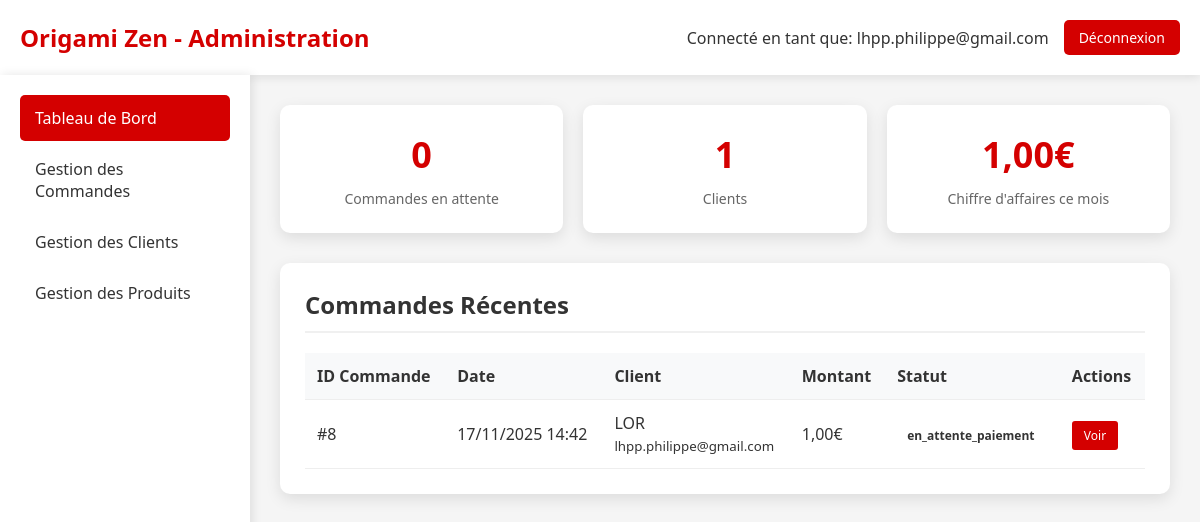
The page /admin_dashboard.php (signed in) on the database as committed earlier.
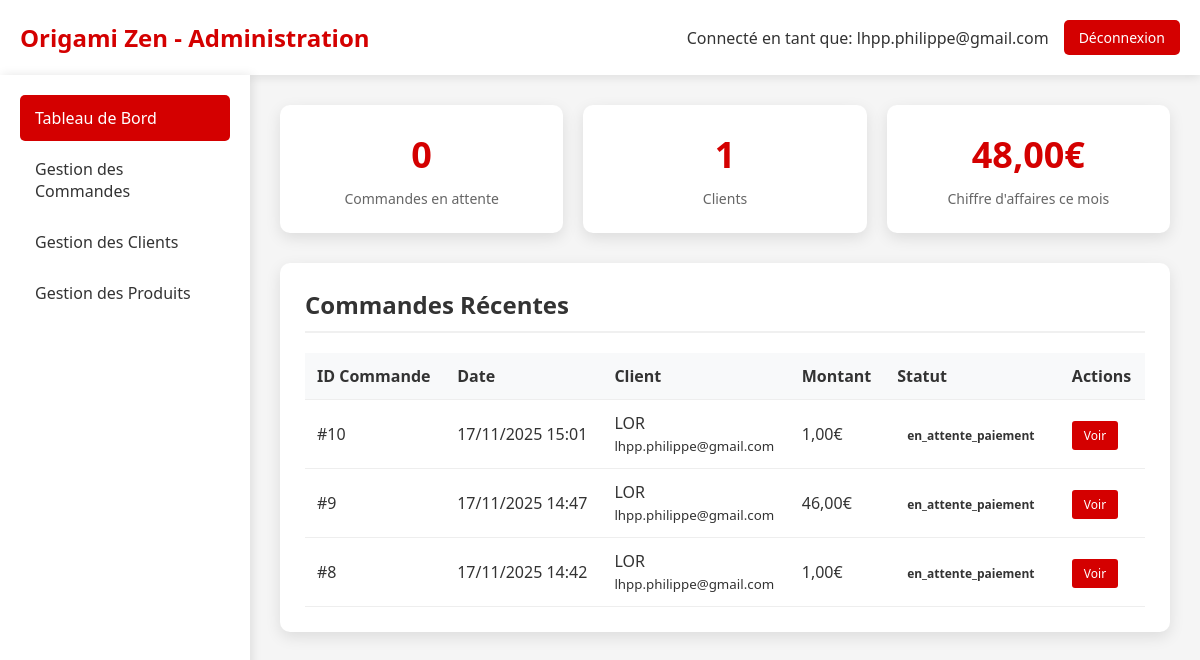
The same page on the database as committed later.
### tables this page shows
CREATE TABLE IF NOT EXISTS `commande` (
  `idCommande` bigint NOT NULL AUTO_INCREMENT,
  `idClient` bigint NOT NULL,
  `idAdresseLivraison` bigint NOT NULL,
  `idAdresseFacturation` bigint DEFAULT NULL,
  `dateCommande` datetime NOT NULL,
  `modeReglement` varchar(20) NOT NULL DEFAULT 'CB',
  `delaiLivraison` date NOT NULL,
  `fraisDePort` double NOT NULL,
  `montantTotal` double NOT NULL,
  `statut` varchar(20) NOT NULL DEFAULT 'en_attente',
  `statut_paiement` enum('en_attente','payee','echec','annulee','rembourse') DEFAULT 'en_attente',
  `idPaiement` int DEFAULT NULL,
  PRIMARY KEY (`idCommande`),
  KEY `Commande_idClient_FK` (`idClient`),
  KEY `Commande_idAdresseLivraison_FK` (`idAdresseLivraison`),
  KEY `idAdresseFacturation` (`idAdresseFacturation`)
);

CREATE TABLE IF NOT EXISTS `client` (
  `idClient` bigint NOT NULL AUTO_INCREMENT,
  `email` varchar(50) NOT NULL,
  `motDePasse` varchar(255) DEFAULT NULL,
  `nom` varchar(50) DEFAULT NULL,
  `prenom` varchar(50) DEFAULT NULL,
  `telephone` varchar(20) DEFAULT NULL,
  `email_confirme` tinyint(1) DEFAULT '0',
  `token_confirmation` varchar(64) DEFAULT NULL,
  `token_expires` datetime DEFAULT NULL,
  `type` enum('temporaire','permanent') DEFAULT 'temporaire',
  `date_creation` datetime DEFAULT CURRENT_TIMESTAMP,
  `session_id` varchar(128) DEFAULT NULL,
  PRIMARY KEY (`idClient`),
  KEY `idx_client_type` (`type`),
  KEY `idx_client_session` (`session_id`),
  KEY `idx_client_date` (`date_creation`)
);

### admin_dashboard.php (the view, shortened to what this page needs)
<?php
$host = 'localhost';
$dbname = 'origami';
$username = 'root';
$password = '';
try {
    $pdo = new PDO("mysql:host=$host;dbname=$dbname;charset=utf8", $username, $password);
    $pdo->setAttribute(PDO::ATTR_ERRMODE, PDO::ERRMODE_EXCEPTION);
    $stmt = $pdo->query("SELECT COUNT(*) FROM Commande WHERE statut = 'en_attente'");
    $commandesEnAttente = $stmt->fetchColumn();
    $stmt = $pdo->query("SELECT COUNT(*) FROM Client WHERE type = 'permanent' OR (type IS NULL AND email NOT LIKE 'temp_%@origamizen.fr')");
    $clientsPermanents = $stmt->fetchColumn();
    $stmt = $pdo->query("SELECT SUM(montantTotal) FROM Commande WHERE MONTH(dateCommande) = MONTH(CURRENT_DATE()) AND YEAR(dateCommande) = YEAR(CURRENT_DATE())");
    $chiffreAffaires = $stmt->fetchColumn() ?? 0;
    $stmt = $pdo->query("
        SELECT c.idCommande, c.dateCommande, c.montantTotal, c.statut,
               cl.nom, cl.prenom, cl.email
        FROM Commande c
        JOIN Client cl ON c.idClient = cl.idClient
        ORDER BY c.dateCommande DESC
        LIMIT 10
    ");
    $commandesRecentes = $stmt->fetchAll(PDO::FETCH_ASSOC);
} catch (PDOException $e) {
    die("Erreur de connexion à la base de données: " . $e->getMessage());
}
?>
<!DOCTYPE html>
<html lang="fr">
<head>
</head>
<body>
    <div class="header">
        <div class="logo">
            <h1>Origami Zen - Administration</h1>
        </div>
        <div class="admin-info">
            <span>Connecté en tant que: <?= htmlspecialchars($_SESSION['admin_email']) ?></span>
            <a href="?logout=1" class="btn-logout">Déconnexion</a>
        </div>
    </div>
    <div class="container">
        <div class="sidebar">
            <a href="admin_dashboard.php" class="nav-item active">Tableau de Bord</a>
            <a href="admin_commandes.php" class="nav-item">Gestion des Commandes</a>
            <a href="admin_clients.php" class="nav-item">Gestion des Clients</a>
            <a href="admin_produits.php" class="nav-item">Gestion des Produits</a>
        </div>
        <div class="main-content">
            <div class="stats-grid">
                <div class="stat-card">
                    <div class="stat-number"><?= $commandesEnAttente ?></div>
                    <div class="stat-label">Commandes en attente</div>
                </div>
                <div class="stat-card">
                    <div class="stat-number"><?= $clientsPermanents ?></div>
                    <div class="stat-label">Clients</div>
                </div>
                <div class="stat-card">
                    <div class="stat-number"><?= number_format($chiffreAffaires, 2, ',', ' ') ?>€</div>
                    <div class="stat-label">Chiffre d'affaires ce mois</div>
                </div>
            </div>
            <div class="section">
                <h2>Commandes Récentes</h2>
                <table>
                    <thead>
                        <tr>
                            <th>ID Commande</th>
                            <th>Date</th>
                            <th>Client</th>
                            <th>Montant</th>
                            <th>Statut</th>
                            <th>Actions</th>
                        </tr>
                    </thead>
                    <tbody>
                        <?php foreach ($commandesRecentes as $commande): ?>
                        <tr>
                            <td>#<?= $commande['idCommande'] ?></td>
                            <td><?= date('d/m/Y H:i', strtotime($commande['dateCommande'])) ?></td>
                            <td><?= htmlspecialchars($commande['prenom'] . ' ' . $commande['nom']) ?><br><small><?= htmlspecialchars($commande['email']) ?></small></td>
                            <td><?= number_format($commande['montantTotal'], 2, ',', ' ') ?>€</td>
                            <td>
                                <span class="status-badge status-<?= $commande['statut'] ?>">
                                    <?= $commande['statut'] ?>
                                </span>
                            </td>
                            <td>
                                <a href="admin_commande_detail.php?id=<?= $commande['idCommande'] ?>" class="btn-action">Voir</a>
                            </td>
                        </tr>
                        <?php endforeach; ?>
                    </tbody>
                </table>
            </div>
        </div>
    </div>
</body>
</html>

### admin_dashboard.php (style rules this page uses)
* { margin: 0; padding: 0; box-sizing: border-box; }
body { font-family: 'Segoe UI', Tahoma, Geneva, Verdana, sans-serif; background: #f5f5f5; color: #333; }
.header { background: white; padding: 20px; box-shadow: 0 2px 10px rgba(0,0,0,0.1); display: flex; justify-content: space-between; align-items: center; }
.logo h1 { color: #d40000; font-size: 24px; }
.admin-info { display: flex; align-items: center; gap: 15px; }
.btn-logout { background: #d40000; color: white; padding: 8px 15px; text-decoration: none; border-radius: 5px; font-size: 14px; }
.container { display: flex; min-height: calc(100vh - 80px); }
.sidebar { width: 250px; background: white; padding: 20px; box-shadow: 2px 0 10px rgba(0,0,0,0.1); }
.nav-item { display: block; padding: 12px 15px; color: #333; text-decoration: none; border-radius: 5px; margin-bottom: 5px; transition: background 0.3s; }
.nav-item:hover, .nav-item.active { background: #d40000; color: white; }
.main-content { flex: 1; padding: 30px; }
.stats-grid { display: grid; grid-template-columns: repeat(auto-fit, minmax(250px, 1fr)); gap: 20px; margin-bottom: 30px; }
.stat-card { background: white; padding: 25px; border-radius: 10px; box-shadow: 0 5px 15px rgba(0,0,0,0.1); text-align: center; }
.stat-number { font-size: 36px; font-weight: bold; color: #d40000; margin-bottom: 10px; }
.stat-label { color: #666; font-size: 14px; }
.section { background: white; padding: 25px; border-radius: 10px; box-shadow: 0 5px 15px rgba(0,0,0,0.1); margin-bottom: 20px; }
.section h2 { margin-bottom: 20px; color: #333; border-bottom: 2px solid #f0f0f0; padding-bottom: 10px; }
table { width: 100%; border-collapse: collapse; }
th, td { padding: 12px; text-align: left; border-bottom: 1px solid #eee; }
th { background: #f8f9fa; font-weight: 600; }
.status-badge { padding: 5px 10px; border-radius: 15px; font-size: 12px; font-weight: bold; }
.btn-action { padding: 6px 12px; background: #d40000; color: white; text-decoration: none; border-radius: 3px; font-size: 12px; margin-right: 5px; }

Rows that differ between the two databases and show on the page:
added commande: idCommande "10", dateCommande "17/11/2025 15:01", idClient.nom "LOR", idClient.email "lhpp.philippe@gmail.com", montantTotal "1,00", statut "en_attente_paiement"
added commande: idCommande "9", dateCommande "17/11/2025 14:47", idClient.nom "LOR", idClient.email "lhpp.philippe@gmail.com", montantTotal "46,00", statut "en_attente_paiement"
Other text that changed with them:
$chiffreAffaires: "1,00" → "48,00"
